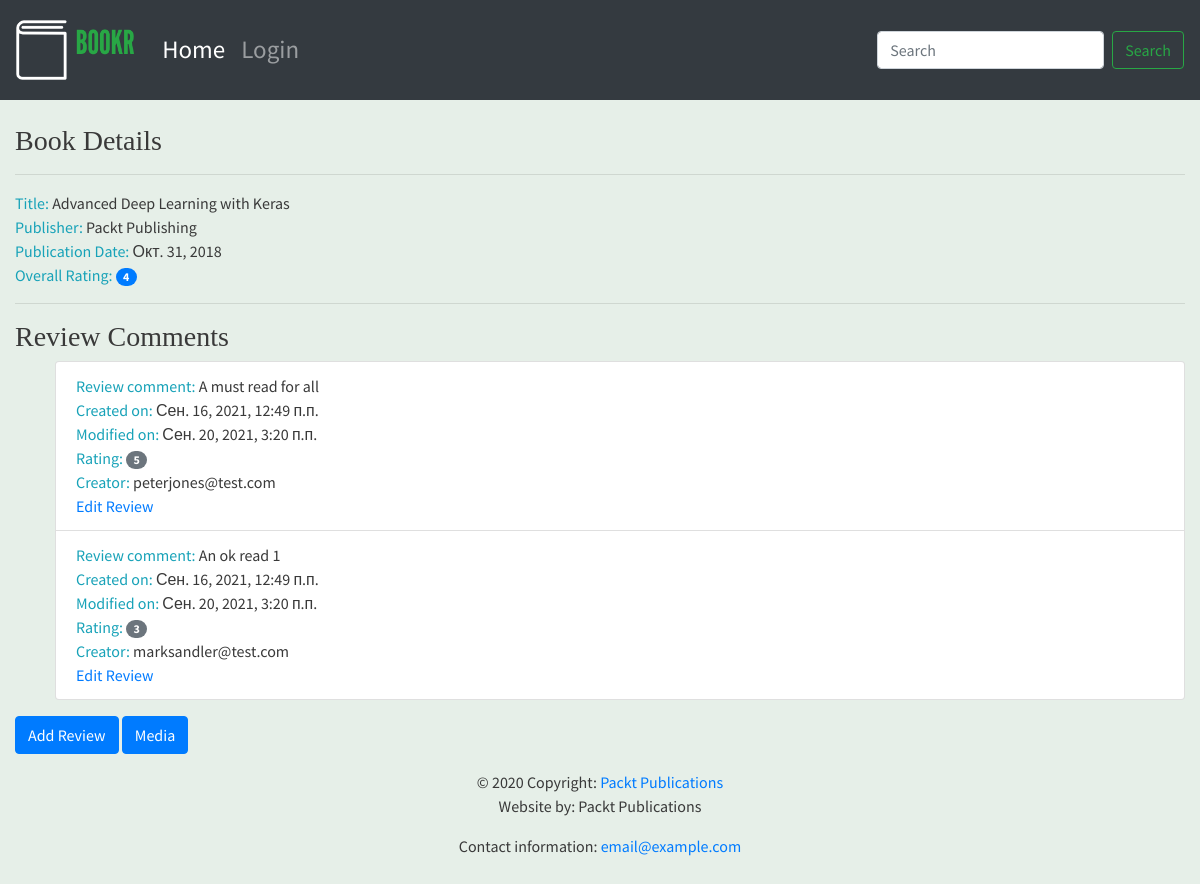
Page /books/1/ on the committed database.
### reviews/models.py (models this page shows, shortened)
class Book(models.Model):
    title = models.CharField(max_length=70,
                             help_text="The title of the book.")
    publication_date = models.DateField(
        verbose_name="Date the book was published.")
    isbn = models.CharField(max_length=20,
                            verbose_name="ISBN number of the book.")
    publisher = models.ForeignKey(Publisher,
                                  on_delete=models.CASCADE)
    contributors = models.ManyToManyField('Contributor',
                                          through="BookContributor")
    cover = models.ImageField(null=True,
                              blank=True,
                              upload_to="book_covers/")
    sample = models.FileField(null=True,
                              blank=True,
                              upload_to="book_samples/")

class Publisher(models.Model):
    name = models.CharField(max_length=50,
                            help_text="The name of the Publisher.")
    website = models.URLField(help_text="The Publisher's website.")
    email = models.EmailField(help_text="The Publisher's email address.")
    def __str__(self):
        return self.name

class Review(models.Model):
    content = models.TextField(help_text="The Review text.")
    rating = models.IntegerField(help_text="The the reviewer has given.")
    date_created = models.DateTimeField(auto_now_add=True,
                                        help_text="The date and time the review was created.")
    date_edited = models.DateTimeField(null=True,
                                       help_text="The date and time the review was last edited.")
    creator = models.ForeignKey(auth.get_user_model(), on_delete=models.CASCADE)
    book = models.ForeignKey(Book, on_delete=models.CASCADE,
                             help_text="The Book that this review is for.")

### reviews/views.py (the view)
# urls.py: path('books/<int:pk>/', views.book_detail, name='book_detail'),
def book_detail(request, pk):
    book = get_object_or_404(Book, pk=pk)
    reviews = book.review_set.all()
    if reviews:
        book_rating = average_rating([review.rating for review in reviews])
        context = {
            "book": book,
            "book_rating": book_rating,
            "reviews": reviews
        }
    else:
        context = {
            "book": book,
            "book_rating": None,
            "reviews": None
        }
    return render(request, "reviews/book_detail.html", context)

### reviews/utils.py (called while the page is built)
def average_rating(rating_list):
    if not rating_list:
        return 0
    return round(sum(rating_list) / len(rating_list))

### reviews/templates/reviews/book_detail.html (shortened to what this page needs)
{% extends 'reviews/base.html' %}
{% block content %}
      <br>
      <h3>Book Details</h3>
      <hr>
      <span class="text-info">Title: </span> <span>{{ book.title }}</span>
      <br>
      <span class="text-info">Publisher: </span><span>{{ book.publisher }}</span>
      <br>
      <span class="text-info">Publication Date: </span><span>{{ book.publication_date }}</span>
      <br>
      {% if not reviews %}
            <hr>
            <h3>Be the first one to write a review.</h3>
      {% else %}
            <span class="text-info">Overall Rating: </span><span class="badge badge-primary badge-pill">{{ book_rating }}</span>
            <br>
            <hr>
            <h3>Review Comments</h3>
            <ul>
            {% for review in reviews %}
                  <li class="list-group-item">
                        <span class="text-info">Review comment: </span> <span>{{ review.content }}</span>
                        <br>
                        <span class="text-info">Created on: </span><span>{{ review.date_created }}</span>
                        <br>
                        <span class="text-info">Modified on: </span><span>{{ review.date_edited }}</span>
                        <br>
                        <span class="text-info">Rating: </span><span class="badge badge-secondary badge-pill">{{ review.rating }}</span>
                        <br>
                        <span class="text-info">Creator: </span><span>{{ review.creator.username }}</span>
                        <br>
                        <a href="{% url 'review_edit' book.pk review.pk %}">Edit Review</a>
                  </li>
            {% endfor %}
            </ul>
      {% endif %}
      <a class="btn btn-primary" href="{% url 'review_create' book.pk %}">Add Review</a>
      <a class="btn btn-primary" href="{% url 'book_media' book.pk %}">Media</a>
{% endblock %}

### static/review/main.css (style rules this page uses)
body { font-family: 'Source Sans Pro', sans-serif; background-color: #e6efe8; color: #393939; }
h1, h2, h3, h4, h5, h6 { font-family: 'Libre Baskerville', serif; }

### rows in the picture
Book: title "Advanced Deep Learning with Keras", publisher "Packt Publishing", publication_date "Окт. 31, 2018"
Review: content "A must read for all", date_created "Сен. 16, 2021, 12:49 п.п.", date_edited "Сен. 20, 2021, 3:20 п.п.", rating "5", creator.username "peterjones@test.com"
Review: content "An ok read 1", date_created "Сен. 16, 2021, 12:49 п.п.", date_edited "Сен. 20, 2021, 3:20 п.п.", rating "3", creator.username "marksandler@test.com"

### other values in the picture
{{ book_rating }} "4"
